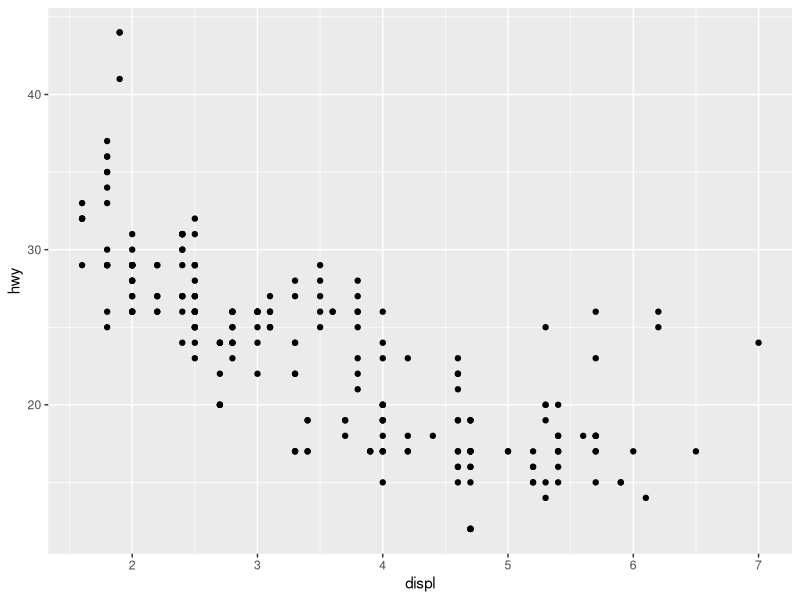
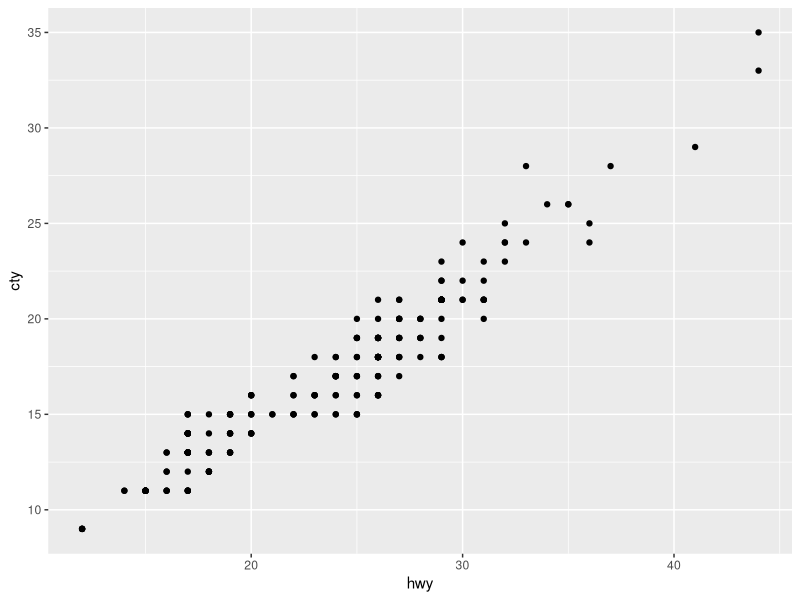
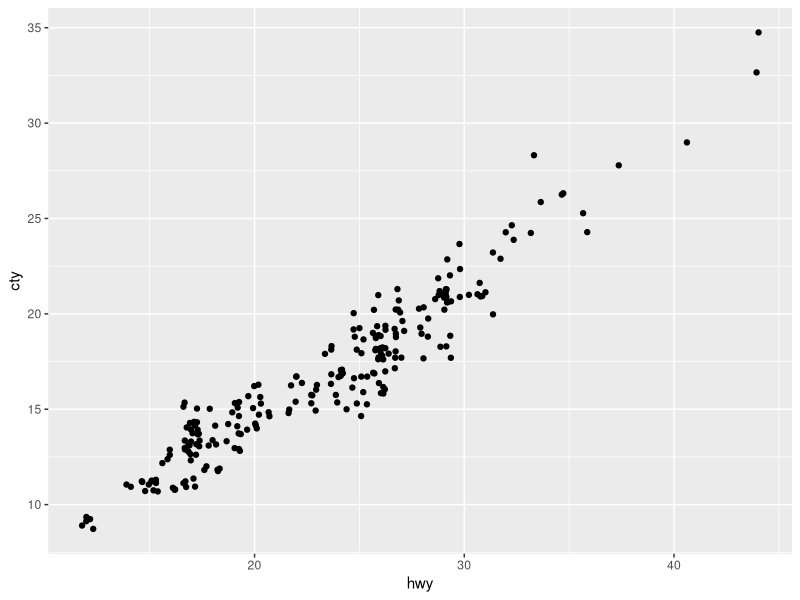
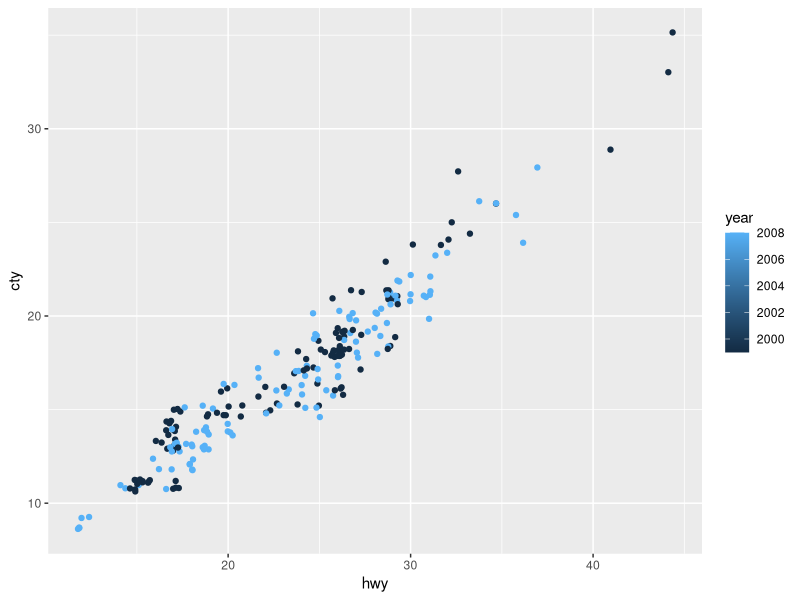
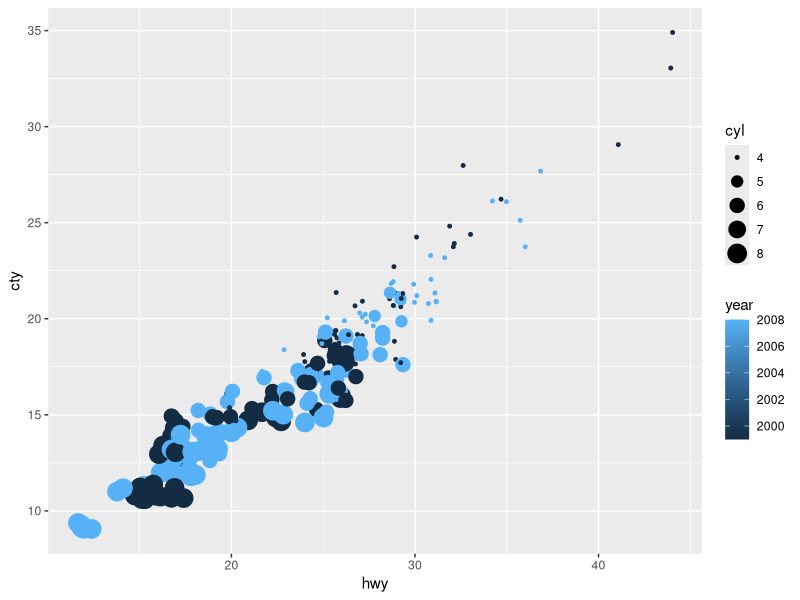
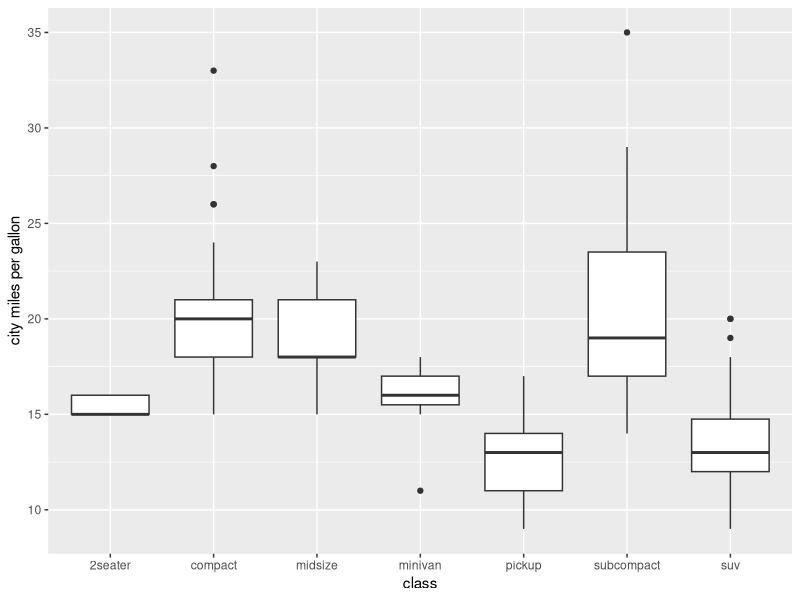
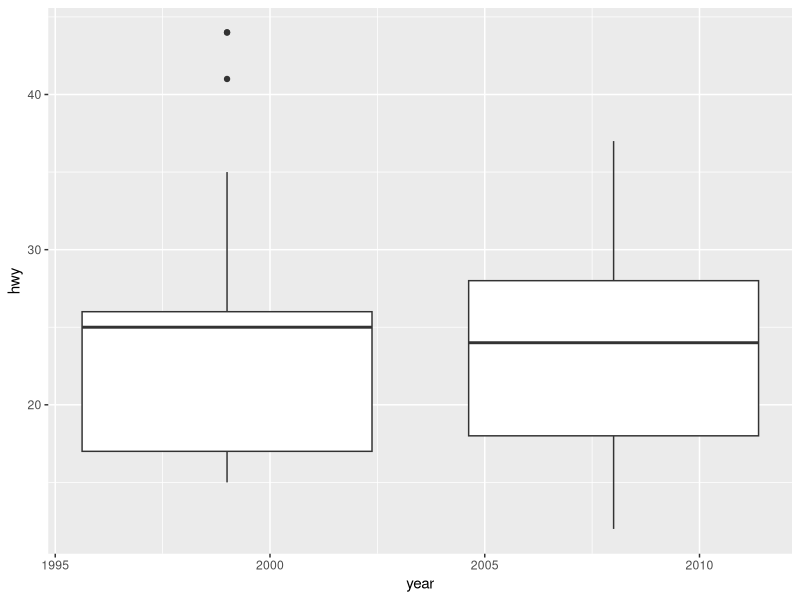
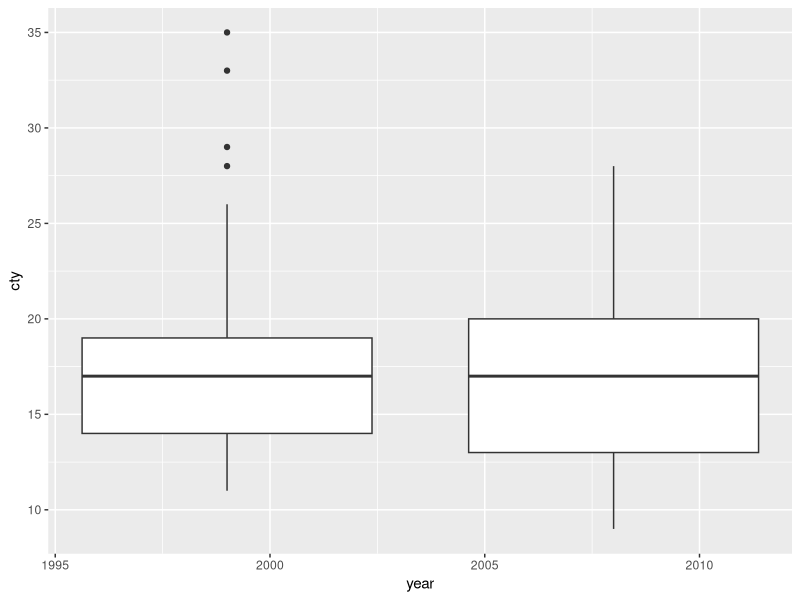

These charts were generated, in order, by the following R code:
## ---- chunk 1
knitr::opts_chunk$set(echo = TRUE)
## ---- chunk 2
cel <- 24:15
cel
var(cel)
range(cel)
min(cel)
max(cel)
## ---- chunk 3
convert <- function(fahr)
  cel <- ((fahr - 32) * 5/9)
print(cel)
convert(24.0)
convert(15.0)

var(cel)
range(cel)
max(cel)
min(cel)
## ---- chunk 4
vec <- c()
for (x in c(1:200)) {
  if (x %% 2 == 0) {
    vec <- c(vec, 0)
  }
  else {
    vec <- c(vec, 1)
  }
}
print(vec)

## ---- chunk 5
?round
## ---- chunk 6
numPerfect <- 0
#test <- c()
for (x in c(1:1001)) {
  sqrt <- x^0.5
  if (sqrt == round(sqrt)) {
    numPerfect = numPerfect + 1
    #test <- c(test, x)
  }
}
print(numPerfect)
## ---- chunk 7
library(dplyr)
library(ggplot2)
data <- mpg %>%
  group_by(year) %>%
  summarise(averageMPG = mean(hwy))
data
## ---- chunk 8
??mpg
## ---- chunk 9
ggplot(data = mpg) + geom_point(mapping = aes(x = displ, y = hwy))
## ---- chunk 10
summary(mpg)
## ---- chunk 11
mpg1999 <- mpg[mpg$year == 1999,]
mpg1999
## ---- chunk 12
sortHwy <- mpg[order(-mpg$hwy), ]
top3 <- sortHwy[1:3, ]
print(top3)
## ---- chunk 13
mpg2008 <- mpg[mpg$year == 2008,]
mpg2008
## ---- chunk 14
CompactModels <-  mpg[mpg$class == 'compact', ]
numCompact <- length(unique(CompactModels$model))
print(numCompact)
## ---- chunk 15
ggplot(mpg, aes(x=hwy, y=cty))+geom_point()
## ---- chunk 16
ggplot(aes(x=hwy, y=cty), data = mpg) +geom_jitter()
## ---- chunk 17
ggplot(aes(x=hwy, y =cty, color = year), data = subset(mpg, year == 2008 | year == 1999), select = c(hwy, cty)) + geom_jitter()
## ---- chunk 18
ggplot(aes(x=hwy, y =cty, color = year, size = cyl), data = subset(mpg, year == 2008 | year == 1999), select = c(hwy, cty)) + geom_jitter()
## ---- chunk 19

summary(mpg[mpg$year == '1999', ][, c('year', 'hwy')])
summary(mpg[mpg$year == '2008', ][, c('year', 'hwy')])

summary(mpg[mpg$year == '1999', ][, c('year', 'cty')])
summary(mpg[mpg$year == '2008', ][, c('year', 'cty')])
## ---- chunk 20
ggplot(aes(x = class, y = cty),data=mpg) + geom_boxplot() + scale_y_continuous(name="city miles per gallon")
hwy1 <- ggplot(mpg, aes(group=year, x=year, y=hwy)) + geom_boxplot()
hwy1
cty1 <- ggplot(mpg, aes(group=year, x=year, y=cty)) + geom_boxplot()
cty1
